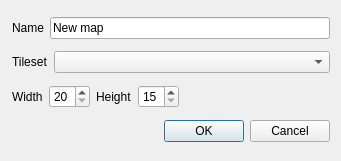
<?xml version="1.0" encoding="UTF-8"?>
<ui version="4.0">
 <class>PropertiesWindow</class>
 <widget class="QDialog" name="PropertiesWindow">
  <property name="geometry">
   <rect>
    <x>0</x>
    <y>0</y>
    <width>341</width>
    <height>161</height>
   </rect>
  </property>
  <property name="windowTitle">
   <string>Properties</string>
  </property>
  <layout class="QGridLayout" name="gridLayout">
   <property name="leftMargin">
    <number>12</number>
   </property>
   <property name="spacing">
    <number>-1</number>
   </property>
   <item row="0" column="0">
    <layout class="QHBoxLayout" name="horizontalLayout">
     <property name="spacing">
      <number>-1</number>
     </property>
     <item>
      <widget class="QLabel" name="label_4">
       <property name="sizePolicy">
        <sizepolicy hsizetype="Fixed" vsizetype="Preferred">
         <horstretch>0</horstretch>
         <verstretch>0</verstretch>
        </sizepolicy>
       </property>
       <property name="text">
        <string>Name</string>
       </property>
      </widget>
     </item>
     <item>
      <widget class="QLineEdit" name="name">
       <property name="text">
        <string>New map</string>
       </property>
      </widget>
     </item>
    </layout>
   </item>
   <item row="1" column="0">
    <layout class="QHBoxLayout" name="horizontalLayout_2">
     <property name="sizeConstraint">
      <enum>QLayout::SetMinimumSize</enum>
     </property>
     <item>
      <widget class="QLabel" name="label_2">
       <property name="sizePolicy">
        <sizepolicy hsizetype="Fixed" vsizetype="Preferred">
         <horstretch>0</horstretch>
         <verstretch>0</verstretch>
        </sizepolicy>
       </property>
       <property name="text">
        <string>Tileset</string>
       </property>
      </widget>
     </item>
     <item>
      <widget class="QComboBox" name="tileset"/>
     </item>
    </layout>
   </item>
   <item row="2" column="0">
    <layout class="QHBoxLayout" name="horizontalLayout_3">
     <item>
      <widget class="QLabel" name="label">
       <property name="text">
        <string>Width</string>
       </property>
      </widget>
     </item>
     <item>
      <widget class="QSpinBox" name="width">
       <property name="suffix">
        <string/>
       </property>
       <property name="minimum">
        <number>20</number>
       </property>
      </widget>
     </item>
     <item>
      <widget class="QLabel" name="label_3">
       <property name="text">
        <string>Height</string>
       </property>
      </widget>
     </item>
     <item>
      <widget class="QSpinBox" name="height">
       <property name="minimum">
        <number>15</number>
       </property>
      </widget>
     </item>
     <item>
      <spacer name="horizontalSpacer">
       <property name="orientation">
        <enum>Qt::Horizontal</enum>
       </property>
       <property name="sizeHint" stdset="0">
        <size>
         <width>40</width>
         <height>20</height>
        </size>
       </property>
      </spacer>
     </item>
    </layout>
   </item>
   <item row="3" column="0">
    <widget class="QDialogButtonBox" name="buttonBox">
     <property name="orientation">
      <enum>Qt::Horizontal</enum>
     </property>
     <property name="standardButtons">
      <set>QDialogButtonBox::Cancel|QDialogButtonBox::Ok</set>
     </property>
    </widget>
   </item>
  </layout>
 </widget>
 <resources/>
 <connections>
  <connection>
   <sender>buttonBox</sender>
   <signal>accepted()</signal>
   <receiver>PropertiesWindow</receiver>
   <slot>accept()</slot>
   <hints>
    <hint type="sourcelabel">
     <x>248</x>
     <y>254</y>
    </hint>
    <hint type="destinationlabel">
     <x>157</x>
     <y>274</y>
    </hint>
   </hints>
  </connection>
  <connection>
   <sender>buttonBox</sender>
   <signal>rejected()</signal>
   <receiver>PropertiesWindow</receiver>
   <slot>reject()</slot>
   <hints>
    <hint type="sourcelabel">
     <x>316</x>
     <y>260</y>
    </hint>
    <hint type="destinationlabel">
     <x>286</x>
     <y>274</y>
    </hint>
   </hints>
  </connection>
 </connections>
</ui>
